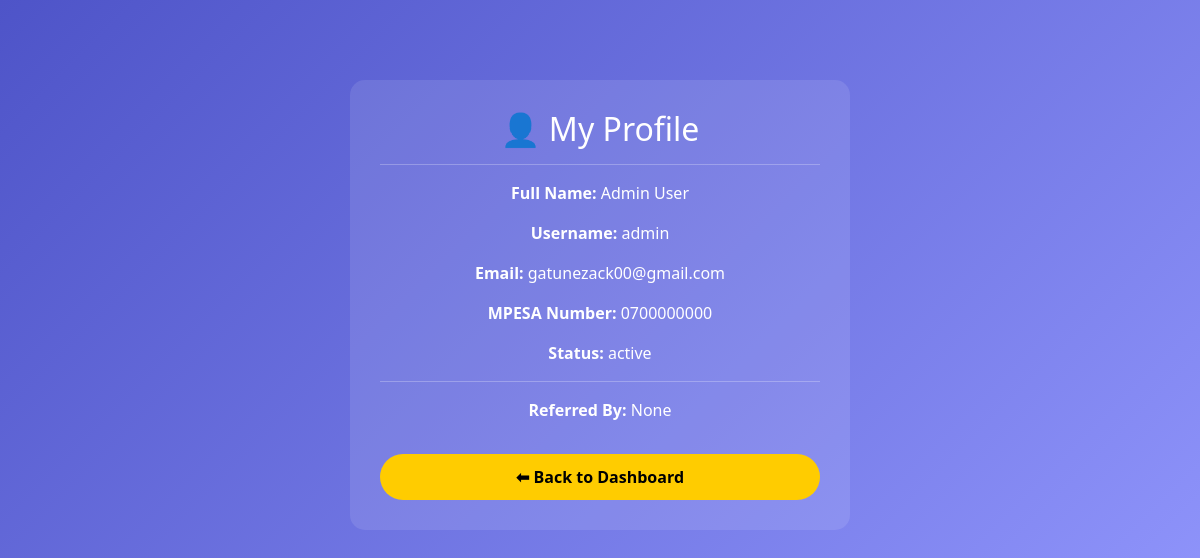
The app's page /profile (signed in) with its own data.
### app/models.py (models this page shows, shortened)
class User(db.Model, UserMixin):
    id = db.Column(db.Integer, primary_key=True)
    full_name = db.Column(db.String(100), nullable=False)
    username = db.Column(db.String(50), unique=True, nullable=False)
    email = db.Column(db.String(100), unique=True, nullable=False)
    mpesa_no = db.Column(db.String(15), nullable=False)
    password = db.Column(db.String(200), nullable=False)
    referral_code = db.Column(db.String(50), nullable=True)
    referred_by = db.Column(db.Integer, db.ForeignKey('user.id'), nullable=True)
    referrer_username = db.Column(db.String(50), nullable=True)
    status = db.Column(db.String(20), default='new')  # new, pending_approval, active, declined
    is_admin = db.Column(db.Boolean, default=False)
    created_at = db.Column(db.DateTime, default=datetime.utcnow)
    updated_at = db.Column(db.DateTime, default=datetime.utcnow, onupdate=datetime.utcnow)
    payments = db.relationship('Payment', backref='user', lazy=True)
    referrals = db.relationship('User', backref=db.backref('referrer', remote_side=[id]), lazy='dynamic')
    withdrawals = db.relationship('Withdrawal', backref='user', lazy=True)
    trivia_answers = db.relationship('TriviaAnswer', backref='user', lazy=True)
    spins = db.relationship('Spin', backref='user', lazy=True)
    whatsapp_posts = db.relationship('WhatsAppPost', backref='user', lazy=True)

### app/routes/user_routes.py (the view)
@user_bp.route('/profile')
@login_required
def profile():
    user = current_user
    referrer = None
    if user.referrer_username:
        referrer = User.query.filter_by(username=user.referrer_username).first()
    return render_template('profile.html', user=user, referrer=referrer)

### app/__init__.py (called while the page is built)
def create_app():
    app = Flask(__name__)
    if os.getenv("FLASK_ENV") == "production":
        app.config.from_object(ProductionConfig)
    else:
        app.config.from_object(DevelopmentConfig)
    db.init_app(app)
    login_manager.init_app(app)
    migrate.init_app(app, db)
    from app.models import User
    from app.routes.user_routes import user_bp
    from app.routes.admin_routes import admin_bp
    login_manager.login_view = "user.login"
    @login_manager.user_loader
    def load_user(user_id):
        return User.query.get(int(user_id))
    app.register_blueprint(user_bp)
    app.register_blueprint(admin_bp)
    return app

### app/templates/profile.html (shortened to what this page needs)
<!DOCTYPE html>
<html lang="en">
<head>
  <link href="https://cdn.jsdelivr.net/npm/bootstrap@5.3.2/dist/css/bootstrap.min.css" rel="stylesheet">
</head>
<body>
  <div class="profile-card text-center">
    <h2>👤 My Profile</h2>
    <hr>
    <p><strong>Full Name:</strong> {{ user.full_name }}</p>
    <p><strong>Username:</strong> {{ user.username }}</p>
    <p><strong>Email:</strong> {{ user.email }}</p>
    <p><strong>MPESA Number:</strong> {{ user.mpesa_no }}</p>
    <p><strong>Status:</strong> {{ user.status }}</p>
    <hr>
    {% if referrer %}
      <p><strong>Referred By:</strong> {{ referrer.full_name }} ({{ referrer.username }})</p>
    {% else %}
      <p><strong>Referred By:</strong> None</p>
    {% endif %}
    <a href="{{ url_for('user.dashboard') }}" class="btn btn-custom mt-3">⬅ Back to Dashboard</a>
  </div>
</body>
</html>

### app/templates/profile.html (style rules this page uses)
body { background: linear-gradient(135deg, #4e54c8, #8f94fb); color: #fff; font-family: 'Segoe UI', Tahoma, Geneva, Verdana, sans-serif; }
.profile-card { max-width: 500px; margin: 80px auto; background: rgba(255,255,255,0.1); padding: 30px; border-radius: 15px; }
.btn-custom { background-color: #ffcc00; color: #000; font-weight: bold; padding: 10px 25px; border-radius: 25px; width: 100%; transition: all 0.3s ease; }

### records on screen
User: full_name "Admin User", username "admin", email "gatunezack00@gmail.com", mpesa_no "0700000000", status "active"
